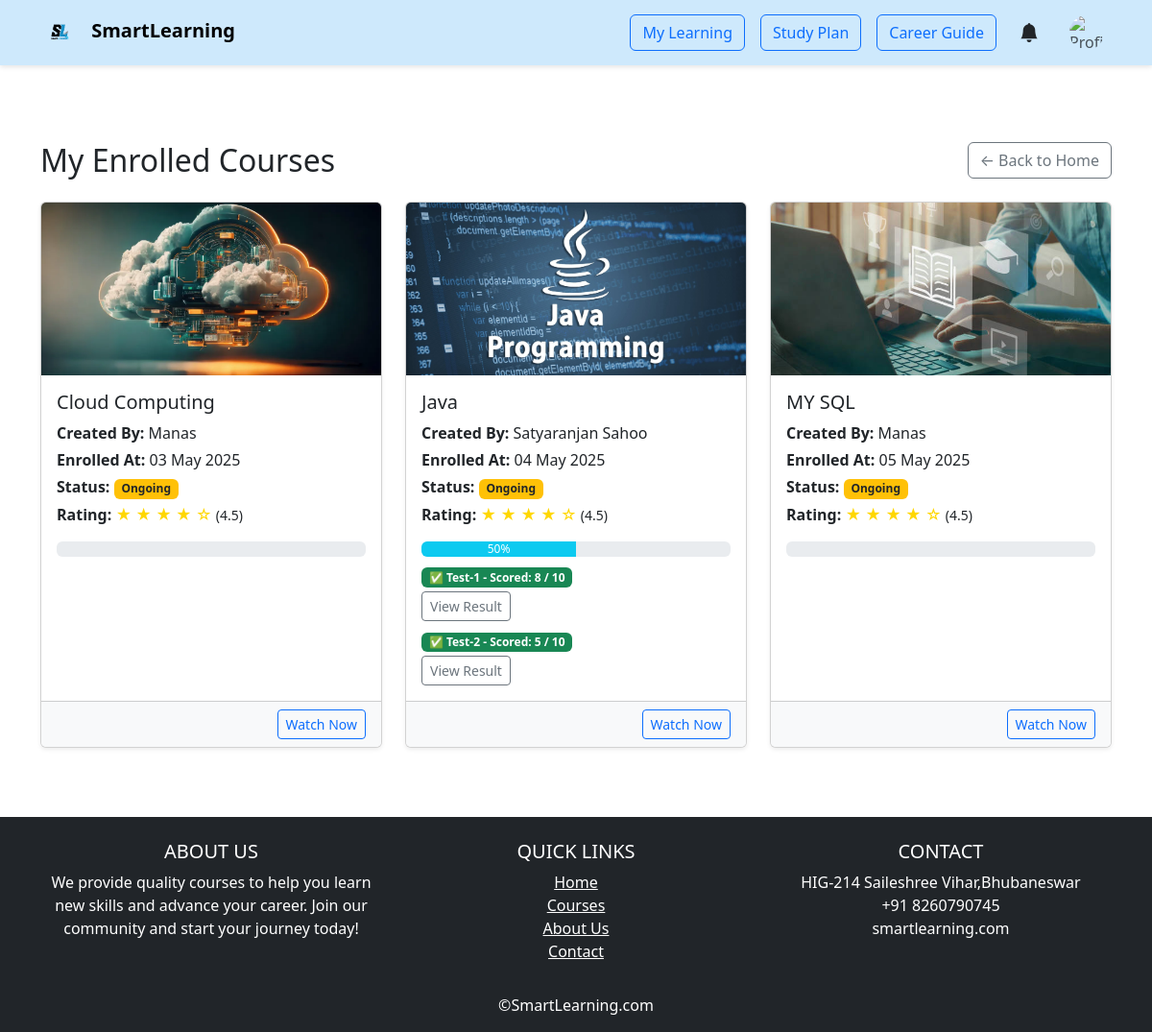
/mylearning.php (signed in), run on the app's committed database.
### tables this page shows
CREATE TABLE `courses` (
  `id` int(11) NOT NULL,
  `educator_id` int(11) DEFAULT NULL,
  `title` varchar(255) DEFAULT NULL,
  `description` text DEFAULT NULL,
  `topics` text NOT NULL,
  `category` varchar(200) NOT NULL,
  `level` varchar(200) NOT NULL,
  `thumbnail` varchar(200) NOT NULL,
  `price` int(11) DEFAULT NULL,
  `discount` int(11) DEFAULT NULL,
  `tags` varchar(200) NOT NULL,
  `created_at` timestamp NOT NULL DEFAULT current_timestamp()
);

CREATE TABLE `users` (
  `id` int(11) NOT NULL,
  `name` varchar(255) NOT NULL,
  `email` varchar(255) NOT NULL,
  `password` varchar(255) NOT NULL,
  `role` varchar(20) NOT NULL,
  `image` varchar(200) NOT NULL,
  `otp` varchar(6) DEFAULT NULL,
  `otp_expires_at` datetime DEFAULT NULL,
  `is_verified` tinyint(1) DEFAULT 0
);

CREATE TABLE `quizzes` (
  `id` int(11) NOT NULL,
  `course_id` int(11) NOT NULL,
  `quiz_number` int(11) NOT NULL,
  `title` varchar(100) NOT NULL,
  `created_at` datetime DEFAULT current_timestamp()
);

CREATE TABLE `quiz_submissions` (
  `id` int(11) NOT NULL,
  `quiz_id` int(11) NOT NULL,
  `student_id` int(11) NOT NULL,
  `score` int(11) NOT NULL,
  `submitted_at` datetime DEFAULT current_timestamp()
);

### mylearning.php (the view, shortened to what this page needs)
<?php
include_once 'student_navbar.php';
require_once 'db_connect.php';
$userId = $_SESSION['user_id'];
$sql = "
    SELECT
        c.*,
        e.enrolled_at,
        u.name AS educator_name,
        IFNULL(lp.completed_lectures, 0) AS completed_lectures,
        IFNULL(tl.total_lectures, 0) AS total_lectures,
        ROUND(IFNULL(lp.completed_lectures / tl.total_lectures, 0) * 100, 0) AS progress_percent
    FROM enrollments e
    JOIN courses c ON e.course_id = c.id
    JOIN users u ON c.educator_id = u.id
    LEFT JOIN (
        SELECT ch.course_id, COUNT(l.id) AS total_lectures
        FROM lectures l
        JOIN chapters ch ON l.chapter_id = ch.id
        GROUP BY ch.course_id
    ) tl ON tl.course_id = c.id
    LEFT JOIN (
        SELECT ch.course_id, lp.student_id, COUNT(lp.lecture_id) AS completed_lectures
        FROM lecture_progress lp
        JOIN lectures l ON lp.lecture_id = l.id
        JOIN chapters ch ON l.chapter_id = ch.id
        WHERE lp.progress_percent = 100
        GROUP BY ch.course_id, lp.student_id
    ) lp ON lp.course_id = c.id AND lp.student_id = e.student_id
    WHERE e.student_id = ?
";
$stmt = $conn->prepare($sql);
$stmt->bind_param('i', $userId);
$stmt->execute();
$result = $stmt->get_result();
?>
<!DOCTYPE html>
<html lang="en">
<head>
  <link href="https://cdn.jsdelivr.net/npm/bootstrap@5.3.3/dist/css/bootstrap.min.css" rel="stylesheet">
</head>
<body>
<div class="container py-5">
  <div class="d-flex justify-content-between align-items-center mb-4">
    <h2 class="mb-0">My Enrolled Courses</h2>
    <a href="index.php" class="btn btn-outline-secondary">← Back to Home</a>
  </div>
  <div class="row">
    <?php if ($result->num_rows > 0): ?>
      <?php while ($course = $result->fetch_assoc()):
        $progress = (int)$course['progress_percent'];
        $status = ($course['total_lectures'] > 0 && $progress == 100) ? 'Completed' : 'Ongoing';
      ?>
        <div class="col-md-4 mb-4">
          <div class="card course-card shadow-sm h-100">
            <img src="./educator/includes/<?= htmlspecialchars($course['thumbnail']) ?>" class="card-img-top" alt="Course Image" style="height: 180px; object-fit: cover;">
            <div class="card-body">
              <h5 class="card-title"><?= htmlspecialchars($course['title']) ?></h5>
              <p class="mb-1"><strong>Created By:</strong> <?= htmlspecialchars($course['educator_name']) ?></p>
              <p class="mb-1"><strong>Enrolled At:</strong> <?= date('d M Y', strtotime($course['enrolled_at'])) ?></p>
              <p class="mb-1">
                <strong>Status:</strong>
                <span class="badge <?= $status === 'Completed' ? 'bg-success' : 'bg-warning text-dark' ?>">
                  <?= $status ?>
                </span>
              </p>
              <p class="mb-2"><strong>Rating:</strong>
                <span class="rating">★ ★ ★ ★ ☆</span> <small>(4.5)</small>
              </p>
              <div class="progress mt-3">
                <div class="progress-bar <?= $progress === 100 ? 'bg-success' : 'bg-info' ?>"
                    role="progressbar"
                    style="width: <?= $progress ?>%;"
                    aria-valuenow="<?= $progress ?>"
                    aria-valuemin="0"
                    aria-valuemax="100">
                  <?= $progress ?>%
                </div>
              </div>
              <?php
                $quiz_stmt = $conn->prepare("
                    SELECT id, title, quiz_number
                    FROM quizzes
                    WHERE course_id = ?
                    ORDER BY quiz_number ASC
                ");
                $quiz_stmt->bind_param('i', $course['id']);
                $quiz_stmt->execute();
                $quiz_result = $quiz_stmt->get_result();
                if ($quiz_result->num_rows > 0):
                    while ($quiz = $quiz_result->fetch_assoc()):
                        $submission_stmt = $conn->prepare("
                            SELECT id, score
                            FROM quiz_submissions
                            WHERE quiz_id = ? AND student_id = ?
                        ");
                        $submission_stmt->bind_param('ii', $quiz['id'], $userId);
                        $submission_stmt->execute();
                        $submission_result = $submission_stmt->get_result();
                        $submission_data = $submission_result->fetch_assoc();
                        $alreadySubmitted = $submission_data ? true : false;
                        if ($alreadySubmitted):
                        ?>
                            <div class="mt-2">
                                <span class="badge bg-success">✅ <?= htmlspecialchars($quiz['title']) ?> - Scored: <?= $submission_data['score'] ?> / 10</span><br>
                                <a href="quiz_result.php?quiz_id=<?= $quiz['id'] ?>&student_id=<?= $userId ?>" class="btn btn-sm btn-outline-secondary mt-1">
                                    View Result
                                </a>
                            </div>
                        <?php
                        endif;
                    endwhile;
                endif;
              ?>
            </div>
            <div class="card-footer text-end bg-light">
              <a href="watch-course.php?course_id=<?= $course['id'] ?>" class="btn btn-sm btn-outline-primary">Watch Now</a>
            </div>
          </div>
        </div>
      <?php endwhile; ?>
    <?php else: ?>
      <div class="col-12">
        <div class="alert alert-info">You haven't enrolled in any courses yet.</div>
      </div>
    <?php endif; ?>
  </div>
</div>
<?php include 'footer.php'; ?>

### mylearning.php (style rules this page uses)
.course-card { transition: transform 0.2s ease; }
.rating { color: gold; }
.progress-bar { transition: width 0.6s ease; }

### data on the page
courses: thumbnail (picture), title "Cloud Computing", educator.name "Manas", enrolled_at "03 May 2025", status "Ongoing"
courses: thumbnail (picture), title "Java", educator.name "Satyaranjan Sahoo", enrolled_at "04 May 2025", status "Ongoing", progress "50"
quizzes: title "Test-1", quiz_submissions.score "8"
quizzes: title "Test-2", quiz_submissions.score "5"
courses: thumbnail (picture), title "MY SQL", educator.name "Manas", enrolled_at "05 May 2025", status "Ongoing"
